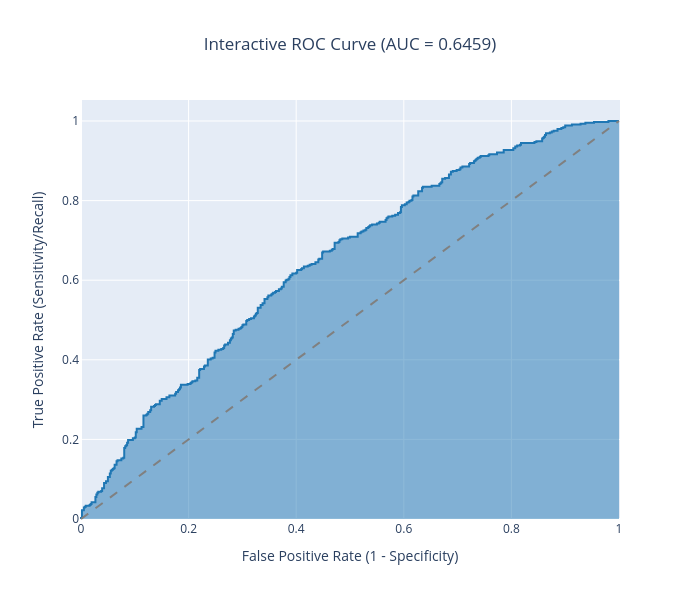

Notebook code for this chart:
### Code cell
fpr, tpr, thresholds = roc_curve(y_test, y_prob)
roc_auc = auc(fpr, tpr)

# Build the interactive ROC Curve
fig_roc = px.area(
    x=fpr, y=tpr,
    title=f'Interactive ROC Curve (AUC = {roc_auc:.4f})',
    labels=dict(x='False Positive Rate (1 - Specificity)', y='True Positive Rate (Sensitivity/Recall)'),
    width=700, height=600,
    color_discrete_sequence=['#1f77b4']
)
# Add the diagonal baseline (50% random guess line)
fig_roc.add_shape(type='line', line=dict(dash='dash', color='gray'), x0=0, x1=1, y0=0, y1=1)
fig_roc.update_layout(title_x=0.5)
fig_roc.show()

### Figure 1 — Plotly figure (JSON) as saved in the notebook; plotly's stock layout.template omitted (floating-point values rounded to 4 significant figures; data arrays with more than 128 entries replaced by an {"elided": "..."} marker saying what was removed)
{"data": [{"fillpattern": {"shape": ""}, "hovertemplate": "False Positive Rate (1 - Specificity)=%{x}<br>True Positive Rate (Sensitivity/Recall)=%{y}<extra></extra>", "legendgroup": "", "line": {"color": "#1f77b4"}, "marker": {"symbol": "circle"}, "mode": "lines", "name": "", "orientation": "v", "showlegend": false, "stackgroup": "1", "type": "scatter", "x": {"elided": "453 float values"}, "xaxis": "x", "y": {"elided": "453 float values"}, "yaxis": "y"}], "layout": {"height": 600, "legend": {"tracegroupgap": 0}, "shapes": [{"line": {"color": "gray", "dash": "dash"}, "type": "line", "x0": 0, "x1": 1, "y0": 0, "y1": 1}], "title": {"text": "Interactive ROC Curve (AUC = 0.6459)", "x": 0.5}, "width": 700, "xaxis": {"anchor": "y", "domain": [0, 1], "title": {"text": "False Positive Rate (1 - Specificity)"}}, "yaxis": {"anchor": "x", "domain": [0, 1], "title": {"text": "True Positive Rate (Sensitivity/Recall)"}}}}
